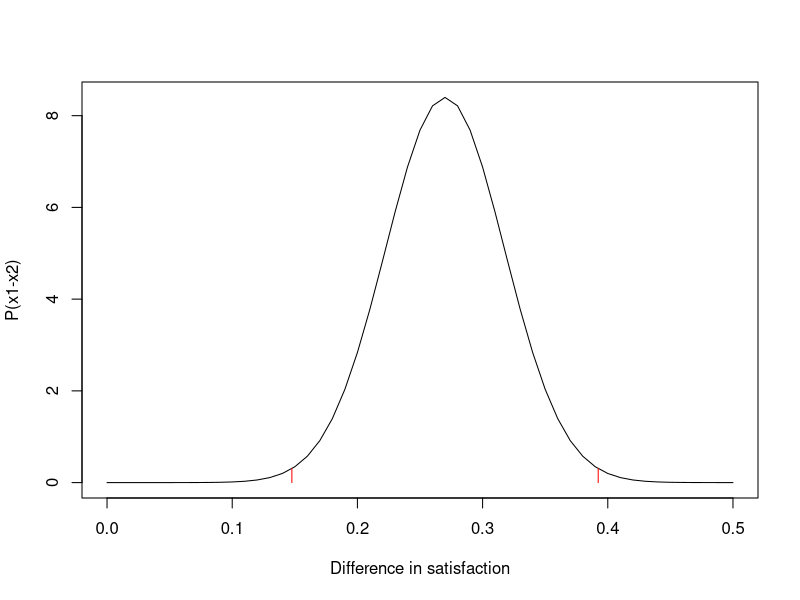
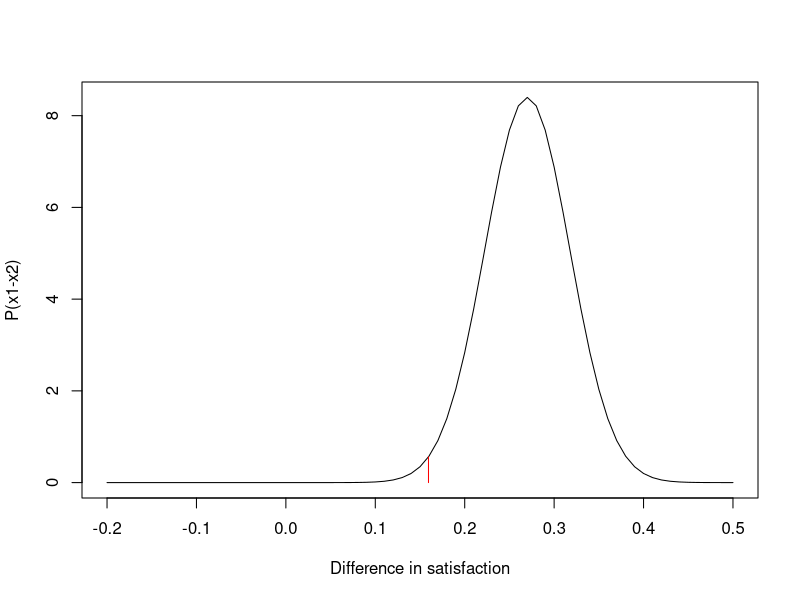
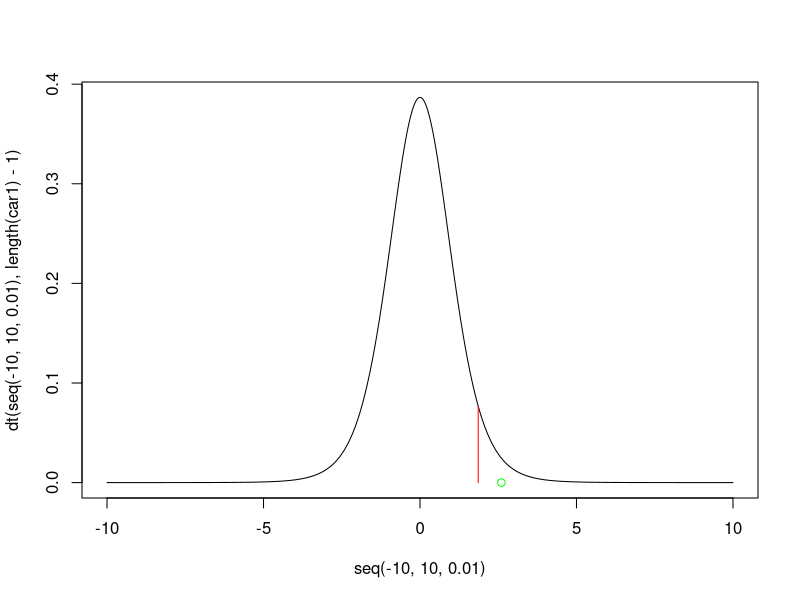

These figures' R source, in order:
#### Exercise for two sample problems


#a) Consider the example with two companies again.
#   To compare customer satisfaction levels of two competing cable television companies, 174 customers of Company 1 and 355 customers of Company 2 were randomly selected and were asked to rate their cable companies on a five-point scale, with 1 being least satisfied and 5 most satisfied.
#   The survey results are summarized in the following table:
n1 =174 # number of samples company 1
n2 =355 # number of samples company 2
x1 =3.51 # sample mean company 1
x2 =3.24 # sample mean company 2
s1 =0.51 # sample standard deviation for company1
s2 =0.52 # sample standard deviation for company2
#Construct a point estimate and a 99% confidence interval for μ1 −μ2, the difference in average satisfaction levels of customers of the two companies as measured on this five-point scale.

diff = x1-x2
diffs = sqrt(s1^2/n1 + s2^2/n2)

x = seq(0,0.5,0.01) 
plot(x,dnorm(x,mean= diff, sd=diffs ),type='l',xlab='Difference in satisfaction',ylab="P(x1-x2)") 

left =qnorm(0.005,diff,sd=diffs)
right = qnorm(0.005,diff,sd=diffs,lower.tail = F)
segments(left,0,left,dnorm(left,mean= diff, sd=diffs),col='red')
segments(right,0,right,dnorm(right,mean= diff, sd=diffs),col='red')

# b) Continue with the example from the slides.
#    Does company1 has a higher mean satisfaction? At 1% significance
#    Estimate with the standardized sample statistic and unstandardized.

##create standerdized test statistic
Z = diff/diffs
C = qnorm(0.01,lower.tail = F)
if(Z>C){
  print("Reject H0, and Ha is accepted")
}else{
  print("H0 is not rejected")
}
pvalue = pnorm(Z,lower.tail = F)
sprintf("The p-value is=%f",pvalue)

##unstandardized
x = seq(-0.2,0.5,0.01) 

plot(x,dnorm(x,mean= diff, sd=diffs ),type='l',xlab='Difference in satisfaction',ylab="P(x1-x2)") 
pvalueUnstanderdized= pnorm(0,diff,diffs)

left = qnorm(0.01,diff,diffs)
segments(left,0,left,dnorm(left,diff,diffs),col='red')
if(pvalue!=pvalueUnstanderdized){
  print('error p-values have to be identical')
}
sprintf("p-value standerdized:%f, p-value unstandardized:%f",pvalue,pvalueUnstanderdized)


# c) consider the cars example from the slides again.
#   Suppose chemical engineers wish to compare the fuel economy obtained by two different
#   formulations of gasoline. Since fuel economy varies widely from car to car, if the mean fuel economy
#   of two independent samples of vehicles run on the two types of fuel were compared, even if one
#   formulation were better than the other the large variability from vehicle to vehicle might make any
#   difference arising from difference in fuel difficult to detect. 
#   The cars of the same make and model and driven under similar
#   circumstances. Here the collected sample from each car.
car1 = c(17.0 ,13.2 ,35.3,13.6, 32.7 ,18.4, 22.5, 26.8 ,15.1 )
car2 = c(17.0, 12.9, 35.4,  13.2, 32.5 ,18.1, 22.5, 26.7, 15.0 )
#   Test if the mean fuel economy of fuel 1 is greater at a 5% level of significance. 

T_val = mean(car1-car2) 
t_var = ( sqrt(var(car1-car2))/sqrt(length(car1) ) )

cv = qt(c(0.05), df= length(car1)-1,lower.tail = F)  

convInterval = T_val - cv*t_var

pvalue = pt(T_val/t_var,df = length(car1)-1,lower.tail = F)
sprintf("p-value:%f",pvalue)

plot(seq(-10,10,0.01),dt(seq(-10,10,0.01),length(car1)-1),type ='l' )
segments(cv,0,cv,dt(cv,length(car1)-1),col='red')
points(T_val/ t_var,0,col='green')

##compare with R results.
t.test(car1,car2,paired = T,alternative = "greater")
